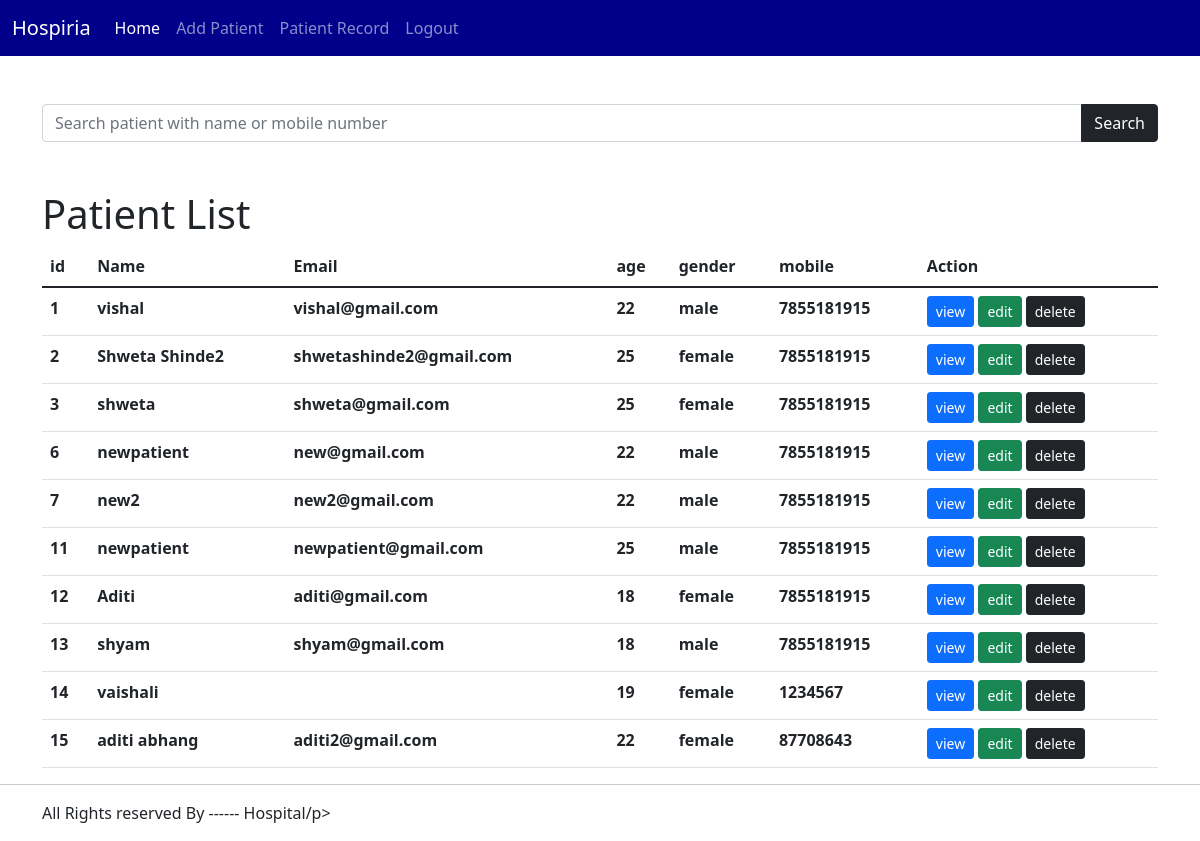
Page /patientrecord/ (signed in) on the committed database.
### hospital_management/models.py (models this page shows)
class PatientInfoNew(models.Model):
    Patient_name= models.CharField(max_length=100)
    age=models.IntegerField(null=False)
    mobile=models.CharField(max_length=10,blank=True)
    email=models.EmailField(max_length=250,null=True,blank=True,unique=True)
    gender=models.CharField(max_length=10)
    address=models.TextField(max_length=250,blank=True)
    complaint = models.TextField(max_length=250,blank=True)
    pulse=models.CharField(max_length = 3,blank=True)
    bp=models.CharField(max_length=3,blank=True)
    bsl=models.CharField(max_length=3,blank=True)
    temprature=models.CharField(max_length=3,blank=True)
    general_exam = models.CharField(max_length=250,blank=True)
    medicine_type1 = models.CharField(max_length=100,blank=True)
    medicine_name1 = models.CharField(max_length=100,blank=True)
    medicine_units1 = models.CharField(max_length =3,blank=True)
    medicine_detail1 = models.CharField(max_length=50,blank=True)
    medicine_type2 = models.CharField(max_length=100,blank=True,null=True)
    medicine_name2 = models.CharField(max_length=100,blank=True,null=True)
    medicine_units2 = models.CharField(max_length =3,blank=True,null=True)
    medicine_detail2 = models.CharField(max_length=50,blank=True,null=True)
    medicine_type3 = models.CharField(max_length=100,blank=True,null=True)
    medicine_name3 = models.CharField(max_length=100,blank=True,null=True)
    medicine_units3 = models.CharField(max_length =3,blank=True,null=True)
    medicin_detail3 = models.CharField(max_length=50,blank=True,null=True)
    medicine_type4 = models.CharField(max_length=100,blank=True,null=True)
    medicine_name4 = models.CharField(max_length=100,blank=True,null=True)
    medicine_units4 = models.CharField(max_length =3,blank=True,null=True)
    medicine_detail4 = models.CharField(max_length=50,blank=True,null=True)
    medicine_type5 = models.CharField(max_length=100,blank=True,null=True)
    medicine_name5 = models.CharField(max_length=100,blank=True,null=True)
    medicine_units5 = models.CharField(max_length =3,blank=True,null=True)
    medicine_detail5 = models.CharField(max_length=50,blank=True,null=True)
    other_information = models.TextField(max_length=200,blank=True)
    total_bill = models.CharField(max_length = 5,blank=True)
    added_on = models.DateTimeField(auto_now_add=True,null=True)
    updated_at = models.DateTimeField(auto_now=True)

### hospital_management/views.py (the view)
# urls.py: path("patientrecord/",views.PatientRecord, name='patientrecord'),
def PatientRecord(request):
    try:
        email = request.session['email']
        if email is not None:
            if 'q' in request.GET:
                q = request.GET['q']
                data = PatientInfoNew.objects.filter(Q(Patient_name__icontains=q)|Q(mobile__icontains=q))
                return render(request,'patientrecord.html',{'title':'patient list','patientdata':data})
            allPatient = PatientInfoNew.objects.all()
            return render(request,'patientrecord.html',{'title':'patient list','patientdata':allPatient})
        else:
            return render(request,'login.html',{'title':'Login Page'})
    except:
        return render(request,'login.html',{'title':'Login Page'})

### hospital_management/templates/patientrecord.html
{%load static %}
{% include 'header.html' %}
<div class="container">
  <form class="my-5" action="">
    <div class="input-group mb-3">
      <input type="text" name="q" class="form-control" placeholder="Search patient with name or mobile number">
      <button class="btn btn-dark" type="submit" id="button-addon2">Search</button>
    </div>
  </form>
</div>
<div class="container mt-5">
 <h1>Patient List</h1>
 <table class="table table-border  border-striped">
   <thead>
     <tr>
       <th>id</th>
       <th>Name</th>
       <th>Email</th>
       <th>age</th>
       <th>gender</th>
       <th>mobile</th>
       <th>Action</th>
     </tr>
   </thead>
   <tbody>
     {% for item in patientdata %}
      <tr>
        <th>{{item.id}}</th>
        <th>{{item.Patient_name}}</th>
        <th>{{item.email}}</th>
        <th>{{item.age}}</th>
        <th>{{item.gender}}</th>
        <th>{{item.mobile}}</th>
        <td>
           <a class="btn btn-sm btn-primary" href="{% url 'view' item.id %}">view</a>
              <a class="btn btn-sm btn-success" href="{% url 'update' item.id  %}">edit</a>
              <a class="btn btn-sm btn-dark" href="{% url 'delete' item.id %}">delete</a>
          </td>
      </tr>
     {% endfor %}
   </tbody>
 </table>
</div>
{% include 'footer.html' %}

### hospital_management/templates/header.html (shortened to what this page needs)
{% load static %}
<!doctype html>
<html lang="en">
<head>
  <link rel="stylesheet" href="./assets/css/bootstrap.min.css">
  <link href="https://cdn.jsdelivr.net/npm/bootstrap-icons@1.5.0/font/bootstrap-icons.css" rel="stylesheet" />
  <link rel="stylesheet" href="{% static 'bootstrap.min.css' %}">
</head>
<body>
    <nav class="navbar navbar-expand-lg navbar-dark" style="background-color: darkblue">
      <div class="container-fluid">
        <a class="navbar-brand" href="{% url 'home' %}">Hospiria</a>
        <div class="collapse navbar-collapse" id="navbarNav">
          <ul class="navbar-nav">
            <li class="nav-item">
              <a class="nav-link active" aria-current="page" href="{% url 'home' %}">Home</a>
            </li>
            {% if request.session.email is not None%}
              <li class="nav-item">
                <a class="nav-link" href="{% url 'addpatient' %}">Add Patient</a>
              </li>
              <li class="nav-item">
                <a class="nav-link" href="{% url 'patientrecord' %}">Patient Record</a>
              </li>
              <li class="nav-item">
                  <a class="nav-link" href="{% url 'logout' %}">Logout</a>
                </li>
            {% endif %}
          </ul>
        </div>
      </div>
    </nav>

### hospital_management/templates/footer.html (shortened to what this page needs)
<hr>
<footer>
    <div class=container >
        <p>All Rights reserved By ------ Hospital/p>
    </div>
</footer>
{% load static %}
</body>
</html>

### rows in the picture
PatientInfoNew: id "1", Patient_name "vishal", email "vishal@gmail.com", age "22", gender "male", mobile "7855181915"
PatientInfoNew: id "2", Patient_name "Shweta Shinde2", email "shwetashinde2@gmail.com", age "25", gender "female", mobile "7855181915"
PatientInfoNew: id "3", Patient_name "shweta", email "shweta@gmail.com", age "25", gender "female", mobile "7855181915"
PatientInfoNew: id "6", Patient_name "newpatient", email "new@gmail.com", age "22", gender "male", mobile "7855181915"
PatientInfoNew: id "7", Patient_name "new2", email "new2@gmail.com", age "22", gender "male", mobile "7855181915"
PatientInfoNew: id "11", Patient_name "newpatient", email "newpatient@gmail.com", age "25", gender "male", mobile "7855181915"
PatientInfoNew: id "12", Patient_name "Aditi", email "aditi@gmail.com", age "18", gender "female", mobile "7855181915"
PatientInfoNew: id "13", Patient_name "shyam", email "shyam@gmail.com", age "18", gender "male", mobile "7855181915"
PatientInfoNew: id "14", Patient_name "vaishali", age "19", gender "female", mobile "1234567"
PatientInfoNew: id "15", Patient_name "aditi abhang", email "aditi2@gmail.com", age "22", gender "female", mobile "87708643"
